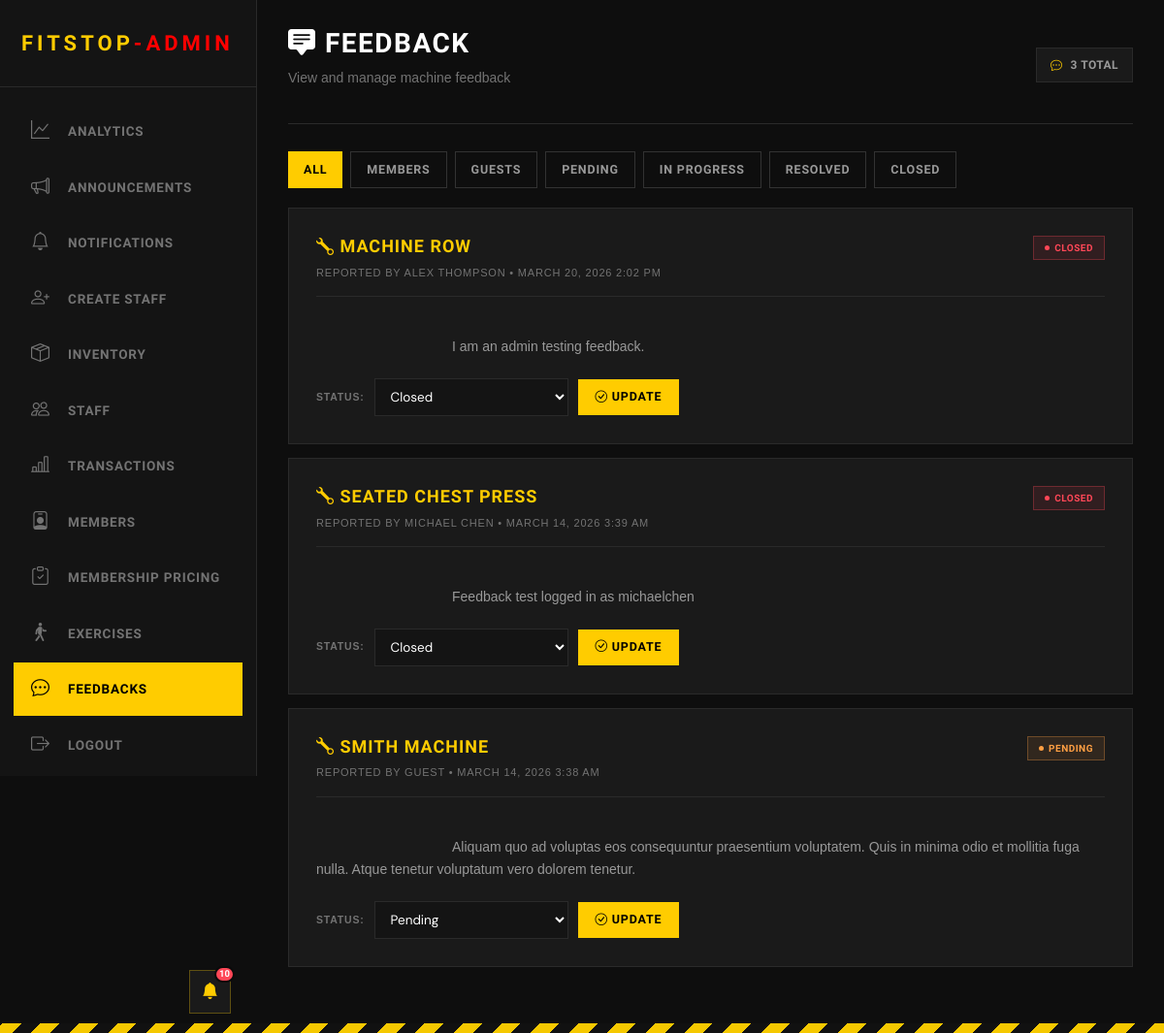
Screenshot of /admin/view_feedback.php (signed in) with the database file from the repository.
### tables this page shows
CREATE TABLE feedback(
    id INTEGER PRIMARY KEY AUTOINCREMENT,
    about VARCHAR,
    reporterID INT,
    last_name VARCHAR,
    created_at DATETIME,
    desc VARCHAR NOT NULL,
    resolved_at DATETIME,
    status VARCHAR NOT NULL,
    FOREIGN KEY (reporterID) REFERENCES users(id)
);

### admin/view_feedback.php (the view, shortened to what this page needs)
<?php
include('../Login/connection.php');
$feedbacks = [];
$errorMessage = null;
try {
    $stmt = $pdo->query('SELECT *, COALESCE(id, rowid) AS feedback_id FROM feedback ORDER BY datetime(created_at) DESC, rowid DESC');
    $feedbacks = $stmt->fetchAll(PDO::FETCH_ASSOC);
} catch (PDOException $e) {
    $errorMessage = 'Unable to load feedback right now.';
}
?>
<!DOCTYPE html>
<html lang="en">
<head>
    <link href="https://cdn.jsdelivr.net/npm/bootstrap@5.3.8/dist/css/bootstrap.min.css" rel="stylesheet"
>
    <link rel="stylesheet" href="../staff/staff.css">
    <link rel="stylesheet" href="https://cdn.jsdelivr.net/npm/bootstrap-icons@1.11.0/font/bootstrap-icons.css">
</head>
<body>
    <?php include('includes/header_admin.php') ?>
    <div class="main-content">
        <div class="topbar">
            <div class="topbar-left">
                <h1><i class="bi bi-chat-square-text-fill"></i> Feedback</h1>
                <p>View and manage machine feedback</p>
            </div>
            <div class="topbar-right">
                <div class="topbar-badge">
                    <i class="bi bi-chat-dots"></i>
                    <span><?php echo count($feedbacks); ?> Total</span>
                </div>
            </div>
        </div>
        <?php if ($errorMessage !== null): ?>
            <div
                style="background: rgba(255, 71, 87, 0.1); border: 1px solid var(--danger); color: var(--danger); padding: 10px 14px; margin-bottom: 20px; font-size: 12px; text-transform: uppercase;">
                <i class="bi bi-exclamation-triangle"></i> <?php echo htmlspecialchars($errorMessage); ?>
            </div>
        <?php else: ?>
            <section>
                <div style="display: flex; gap: 8px; margin-bottom: 20px; flex-wrap: wrap;">
                    <button class="btn-primary filter-btn active" data-filter="all" style="padding: 9px 16px;">All</button>
                    <button class="btn-secondary filter-btn" data-filter="member"
                        style="padding: 9px 16px;">Members</button>
                    <button class="btn-secondary filter-btn" data-filter="guest" style="padding: 9px 16px;">Guests</button>
                    <button class="btn-secondary filter-btn" data-filter="pending"
                        style="padding: 9px 16px;">Pending</button>
                    <button class="btn-secondary filter-btn" data-filter="in_progress" style="padding: 9px 16px;">In
                        Progress</button>
                    <button class="btn-secondary filter-btn" data-filter="resolved"
                        style="padding: 9px 16px;">Resolved</button>
                    <button class="btn-secondary filter-btn" data-filter="closed" style="padding: 9px 16px;">Closed</button>
                </div>
                <div id="feedbackList" style="display: flex; flex-direction: column; gap: 14px;">
                    <?php if (count($feedbacks) === 0): ?>
                        <div class="registration-card" style="text-align: center; padding: 60px 20px;">
                            <h3
                                style="font-family: 'Chakra Petch', sans-serif; color: var(--text-muted); text-transform: uppercase; letter-spacing: 2px; font-size: 14px; margin-bottom: 10px;">
                                No feedback found</h3>
                            <p style="color: var(--text-muted); font-size: 12px;">Check back later</p>
                        </div>
                    <?php else: ?>
                        <?php foreach ($feedbacks as $feedback): ?>
                            <?php
                            $id = isset($feedback['feedback_id']) ? (int) $feedback['feedback_id'] : 0;
                            $about = htmlspecialchars((string) $feedback['about']);
                            $desc = htmlspecialchars((string) $feedback['desc']);
                            $createdAt = !empty($feedback['created_at']) ? date('F j, Y g:i A', strtotime($feedback['created_at'])) : 'Unknown date';
                            $status = isset($feedback['status']) && $feedback['status'] !== '' ? (string) $feedback['status'] : 'pending';
                            $statusSafe = htmlspecialchars($status);
                            $isGuest = empty($feedback['reporterID']);
                            $sourceType = $isGuest ? 'guest' : 'member';
                            $reporterName = 'Guest';
                            if (!$isGuest) {
                                $reporterName = !empty($feedback['last_name']) ? (string) $feedback['last_name'] : 'Member';
                                try {
                                    $userStmt = $pdo->prepare('SELECT first_name FROM users WHERE id = :id');
                                    $userStmt->execute(['id' => $feedback['reporterID']]);
                                    $user = $userStmt->fetch(PDO::FETCH_ASSOC);
                                    if (!empty($user['first_name'])) {
                                        $reporterName = $user['first_name'] . ' ' . $reporterName;
                                    }
                                } catch (PDOException $e) {
                                }
                            }
                            $reporterName = htmlspecialchars($reporterName);
                            $statusLabel = htmlspecialchars(strtoupper(str_replace('_', ' ', $status)));
                            $statusBadgeClass = 'active';
                            if ($status === 'pending')
                                $statusBadgeClass = 'maintenance';
                            if ($status === 'closed')
                                $statusBadgeClass = 'inactive';
                            ?>
                            <article class="registration-card feedback-item" data-source="<?php echo $sourceType; ?>"
                                data-status="<?php echo $statusSafe; ?>" data-feedback-id="<?php echo $id; ?>">
                                <div
                                    style="display: flex; justify-content: space-between; align-items: start; gap: 20px; margin-bottom: 16px;">
                                    <div>
                                        <h3
                                            style="font-family: 'Chakra Petch', sans-serif; font-size: 18px; font-weight: 700; color: var(--hazard); text-transform: uppercase; letter-spacing: 1px; margin-bottom: 8px;">
                                            <i class="bi bi-wrench"></i> <?php echo $about; ?>
                                        </h3>
                                        <div
                                            style="font-size: 11px; color: var(--text-muted); text-transform: uppercase; letter-spacing: 0.8px;">
                                            Reported by <?php echo $reporterName; ?> • <?php echo htmlspecialchars($createdAt); ?>
                                        </div>
                                    </div>
                                    <span
                                        class="status-badge <?php echo $statusBadgeClass; ?> status-label"><?php echo $statusLabel; ?></span>
                                </div>
                                <p
                                    style="color: var(--text-sub); font-size: 14px; line-height: 1.7; margin-bottom: 20px; padding-top: 16px; border-top: 1px solid var(--border); white-space: pre-wrap;">
                                    <?php echo $desc; ?>
                                </p>
                                <div style="display: flex; align-items: center; gap: 10px; flex-wrap: wrap;">
                                    <label
                                        style="color: var(--text-muted); font-size: 10.5px; text-transform: uppercase; letter-spacing: 0.8px; font-weight: 700; margin: 0;">Status:</label>
                                    <select id="status-<?php echo $id; ?>" class="form-input status-select"
                                        style="max-width: 200px; padding: 9px 12px;" data-feedback-id="<?php echo $id; ?>">
                                        <option value="pending" <?php echo $status === 'pending' ? 'selected' : ''; ?>>Pending
                                        </option>
                                        <option value="closed" <?php echo $status === 'closed' ? 'selected' : ''; ?>>Closed</option>
                                    </select>
                                    <button class="btn-primary update-feedback-btn" data-feedback-id="<?php echo $id; ?>"
                                        style="padding: 9px 18px;">
                                        <i class="bi bi-check-circle"></i> Update
                                    </button>
                                </div>
                            </article>
                        <?php endforeach; ?>
                    <?php endif; ?>
                </div>
            </section>
        <?php endif; ?>
    </div>
</body>
</html>

### staff/staff.css (style rules this page uses)
:root { --bg-void: #080808; --bg-surface: #111111; --bg-card: #161616; --bg-card-hover: #1c1c1c; --hazard: #FFCC00; --hazard-dim: rgba(255, 204, 0, 0.12); --hazard-glow: rgba(255, 204, 0, 0.35); --text-primary: #f0f0f0; --text-muted: #777; --text-sub: #999; --border: rgba(255, 255, 255, 0.07); --border-accent: rgba(255, 204, 0, 0.3); --success: #22d07a; --warning: #ff9f43; --danger: #ff4757; --sidebar-w: 265px; --radius: 2px; }
*, *::before, *::after { margin: 0; padding: 0; box-sizing: border-box; }
html { scroll-behavior: smooth; }
body { background: var(--bg-void); color: var(--text-primary); font-family: 'DM Sans', sans-serif; overflow-x: clip; min-height: 100vh; }
.main-content { margin-left: var(--sidebar-w); padding: 28px 32px; min-height: 100vh; }
.topbar { display: flex; align-items: center; justify-content: space-between; margin-bottom: 28px; padding-bottom: 20px; border-bottom: 1px solid var(--border); position: relative; z-index: 200; }
.topbar-left h1 { font-family: 'Chakra Petch', sans-serif; font-size: 28px; font-weight: 700; color: var(--text-primary); letter-spacing: 1.5px; text-transform: uppercase; }
.topbar-left p { color: var(--text-muted); font-size: 14px; margin-top: 4px; }
.topbar-right { display: flex; align-items: center; gap: 12px; position: relative; z-index: 200; }
.topbar-badge { display: flex; align-items: center; gap: 8px; background: var(--bg-card); border: 1px solid var(--border); padding: 8px 14px; font-size: 12px; font-weight: 600; color: var(--text-sub); letter-spacing: 0.5px; text-transform: uppercase; font-family: 'Chakra Petch', sans-serif; }
.topbar-badge i { color: var(--hazard); }
section { margin-bottom: 40px; }
.registration-card { background: var(--bg-card); border: 1px solid var(--border); padding: 28px; }
.form-input { background: var(--bg-surface); border: 1px solid var(--border); color: var(--text-primary); padding: 11px 14px; font-size: 13.5px; font-family: 'DM Sans', sans-serif; transition: border-color 0.2s; width: 100%; }
.form-input::placeholder { color: #3a3a3a; }
select.form-input option { background: var(--bg-surface); }
.btn-primary { background: var(--hazard); color: #000; font-weight: 700; border: none; padding: 12px 28px; font-family: 'Chakra Petch', sans-serif; letter-spacing: 0.8px; font-size: 12.5px; text-transform: uppercase; cursor: pointer; transition: all 0.2s ease; }
.btn-secondary { background: transparent; border: 1px solid rgba(255,255,255,0.15); color: var(--text-sub); font-weight: 700; padding: 12px 28px; font-family: 'Chakra Petch', sans-serif; letter-spacing: 0.8px; font-size: 12.5px; text-transform: uppercase; cursor: pointer; transition: all 0.2s ease; }
.status-badge { padding: 4px 11px; font-size: 10px; font-weight: 700; text-transform: uppercase; display: inline-flex; align-items: center; gap: 5px; font-family: 'Chakra Petch', sans-serif; letter-spacing: 0.5px; }
.status-badge::before { content: ''; width: 5px; height: 5px; border-radius: 50%; }
.status-badge.maintenance { background: rgba(255,159,67,0.1); color: var(--warning); border: 1px solid rgba(255,159,67,0.3); }
.status-badge.maintenance::before { background: var(--warning); }
.status-badge.inactive { background: rgba(255,71,87,0.1); color: var(--danger); border: 1px solid rgba(255,71,87,0.3); }
.status-badge.inactive::before { background: var(--danger); }

### styles.css (style rules this page uses)
:root { --bg-void: #0a0a0a; --bg-surface: #141414; --bg-card: #1a1a1a; --hazard-yellow: #ffcc00; --text-primary: #ffffff; --text-muted: #a0a0a0; --border-industrial: 1px solid #333; }
body { background-color: var(--bg-void); color: var(--text-primary); font-family: "Inter", sans-serif; overflow-x: hidden; }
h1, h2, h3, h4, h5, .brand-font { font-family: "Chakra Petch", sans-serif; text-transform: uppercase; letter-spacing: 1px; }
:root { --yellow: #f5c800; --yellow-dim: #c9a400; --dark: #0e0e0e; --dark2: #161616; --dark3: #1e1e1e; --border: #2a2a2a; --text: #d0d0d0; --text-muted: #737373; }
* { box-sizing: border-box; }
body { background-color: var(--dark); font-family: "Barlow", sans-serif; color: var(--text); min-height: 100vh; }
body::after { content: ""; display: block; height: 10px; background: repeating-linear-gradient( -45deg, var(--yellow) 0px, var(--yellow) 14px, #111 14px, #111 28px ); position: fixed; bottom: 0; left: 0; right: 0; z-index: 999; }

### rows the page displays
feedback: about "MACHINE ROW", reporterName "ALEX THOMPSON", created_at "MARCH 20, 2026 2:02 PM", status "CLOSED", desc "I am an admin testing feedback.", status "Closed"
feedback: about "SEATED CHEST PRESS", reporterName "MICHAEL CHEN", created_at "MARCH 14, 2026 3:39 AM", status "CLOSED", desc "Feedback test logged in as michaelchen", status "Closed"
feedback: about "SMITH MACHINE", reporterName "GUEST", created_at "MARCH 14, 2026 3:38 AM", status "PENDING", desc "Aliquam quo ad voluptas eos consequuntur praesentium voluptatem. Quis in minima odio et mollitia fuga nulla. Atque tenetur voluptatum vero dolorem tenetur.", status "Pending"

### other values shown
$unread_count "10"
count($feedbacks) "3"
